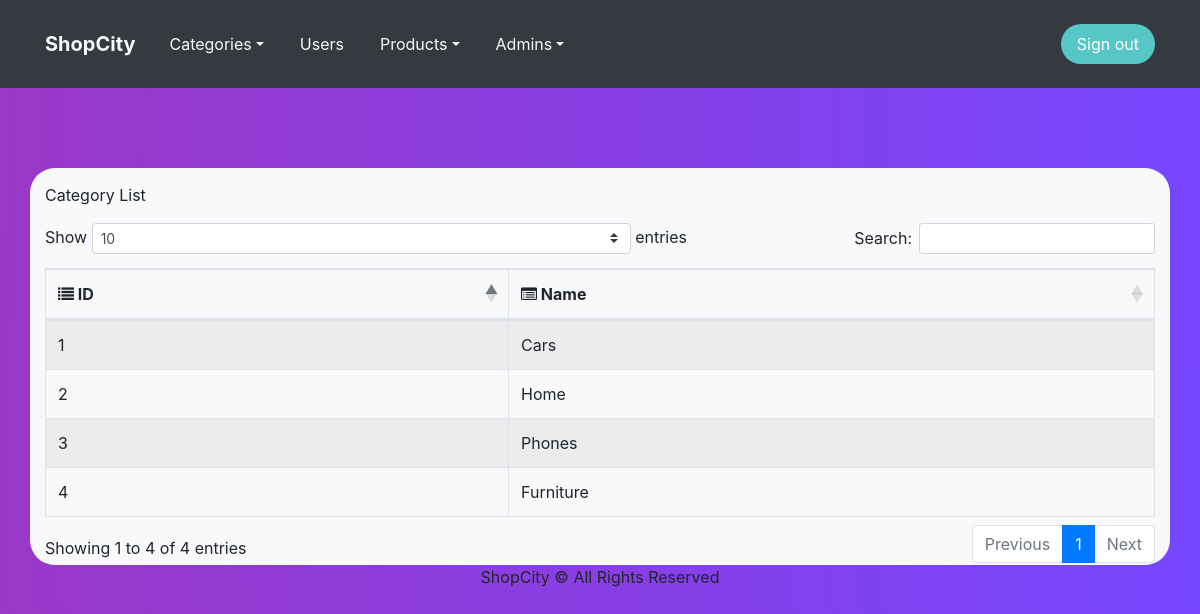
The page /d/admin/view_category.php on the database its author committed.
### tables this page shows
CREATE TABLE `categories` (
  `CategoryID` int(11) NOT NULL,
  `CategoryName` varchar(50) NOT NULL
);

### d/admin/view_category.php (the view, shortened to what this page needs)
<?php
include('assets/header.php');
include('../inc/config.php');
?>
    <div class="container d-lg-flex justify-content-lg-center align-items-lg-center infoboxdiv">
    </div>
    <div class="container tablediv">
        <div class="row">
            <div class="col-md-12">
                <div>
                    <p style="margin-top: 15px;">Category List</p>
                </div>
                <div>
                    <div>
                        <table id="table1" class="table table-striped table-bordered" style="width:100%">
        <thead>
            <tr>
               <th><i class="fa fa-list"></i>&nbsp;ID</th>
                <th><i class="fa fa-list-alt"></i>&nbsp;Name</th>
                    </tr>
        </thead>
        <tbody>
            <?php
            $query="SELECT `CategoryID`, `CategoryName` FROM `categories`";
            $result=mysqli_query($con, $query);
            while($row=mysqli_fetch_array($result))
            {
            ?>
            <tr>
                <td><?php echo $row['CategoryID']; ?></td>
                <td><?php echo $row['CategoryName']; ?></td>
            </tr>
            <?php
            }
            ?>
        </tbody>
    </table>
                    </div>
                </div>
            </div>
        </div>
    </div>
<?php include('assets/footer.php'); ?>

### d/admin/assets/css/style.css (style rules this page uses)
body { background: linear-gradient(-89deg, rgb(118,70,255) 0%, rgb(154,56,200) 100%); }
.infoboxdiv { height: 79.7969px; }
.tablediv { background: var(--light) !important; border-radius: 25px; }

### rows shown on the page
categories: CategoryID "1", CategoryName "Cars"
categories: CategoryID "2", CategoryName "Home"
categories: CategoryID "3", CategoryName "Phones"
categories: CategoryID "4", CategoryName "Furniture"
